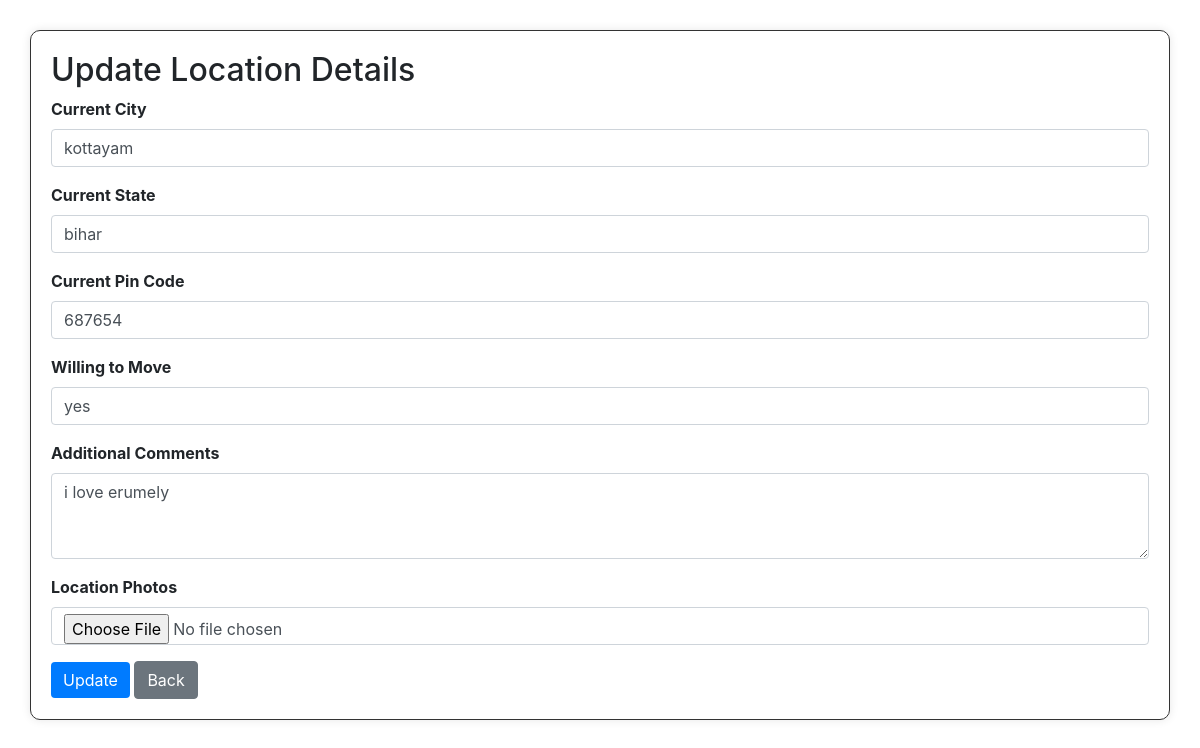
/matrimony/update_locationdetails (signed in), run on the app's committed database.
### matrimony/models.py (models this page shows, shortened)
class LocationDetails(models.Model):
    user = models.ForeignKey(User, on_delete=models.CASCADE)
    current_city = models.CharField(max_length=100)
    current_state = models.CharField(max_length=100)
    current_pin_code = models.CharField(max_length=20)
    willing_to_move = models.CharField(max_length=3)
    additional_comments = models.TextField(blank=True)
    location_photos = models.ImageField(upload_to='location_photos/', blank=True, null=True)
    loca_fill = models.BooleanField(default=False)
    is_email_verified = models.BooleanField(default=False)
    email_verification_token = models.CharField(max_length=200, blank=True, null=True)

### matrimony/views.py (the view)
# urls.py: path('update_locationdetails', views.update_locationdetails, name='update_locationdetails'),
@never_cache
@login_required(login_url='accounts:login')
def update_locationdetails(request):
    location_details = LocationDetails.objects.get(user=request.user)
    if request.method == 'POST':
        form = LocationDetailsUpdateForm(request.POST, request.FILES, instance=location_details)
        if form.is_valid():
            form.save()
            return redirect('matrimony:myprofile')  # Redirect to the profile page after a successful update
    else:
        form = LocationDetailsUpdateForm(instance=location_details)
    context = {
        'form': form,
    }
    return render(request, 'matrimony/update_locationdetails.html', context)

### matrimony/forms.py
class LocationDetailsUpdateForm(forms.ModelForm):
    class Meta:
        model = LocationDetails
        exclude = ['user', 'loca_fill']

### matrimony/templates/matrimony/update_locationdetails.html (shortened to what this page needs)
<!DOCTYPE html>
<html lang="en">
<head>
    <link rel="stylesheet" href="https://maxcdn.bootstrapcdn.com/bootstrap/4.5.2/css/bootstrap.min.css">
</head>
<body>
    <div class="container">
        <h2>Update Location Details</h2>
        <form method="post" action="{% url 'matrimony:update_locationdetails' %}" enctype="multipart/form-data">
            <div class="form-group">
                <label for="currentCity">Current City</label>
                <input type="text" class="form-control" id="currentCity" name="current_city" placeholder="Enter your current city" value="{{ form.current_city.value }}">
            </div>
            <div class="form-group">
                <label for="currentState">Current State</label>
                <input type="text" class="form-control" id="currentState" name="current_state" placeholder="Enter your current state" value="{{ form.current_state.value }}">
            </div>
            <div class="form-group">
                <label for="currentPinCode">Current Pin Code</label>
                <input type="text" class="form-control" id="currentPinCode" name="current_pin_code" placeholder="Enter your current pin code" value="{{ form.current_pin_code.value }}">
            </div>
            <div class="form-group">
                <label for="willingToMove">Willing to Move</label>
                <input type="text" class="form-control" id="willingToMove" name="willing_to_move" placeholder="Enter 'yes' or 'no'" value="{{ form.willing_to_move.value }}">
            </div>
            <div class="form-group">
                <label for="additionalComments">Additional Comments</label>
                <textarea class="form-control" id="additionalComments" name="additional_comments" rows="3">{{ form.additional_comments.value }}</textarea>
            </div>
            <div class="form-group">
                <label for="locationPhotos">Location Photos</label>
                <input type="file" class="form-control" id="locationPhotos" name="location_photos" accept="image/*">
            </div>
            <button type="submit" class="btn btn-primary">Update</button>
            <a href="javascript:history.back()" class="btn btn-secondary">Back</a>
        </form>
    </div>
</body>
</html>

### matrimony/templates/matrimony/update_locationdetails.html (style rules this page uses)
.container { margin-top: 30px; border: 1px solid #333; border-radius: 10px; padding: 20px; box-shadow: 0 0 10px rgba(0, 0, 0, 0.1); }
.form-group label { font-weight: bold; }
.btn-primary { background-color: #007BFF; border: none; }

### data on the page
LocationDetails: current_city "kottayam", current_state "bihar", current_pin_code "687654", willing_to_move "yes", additional_comments "i love erumely"
